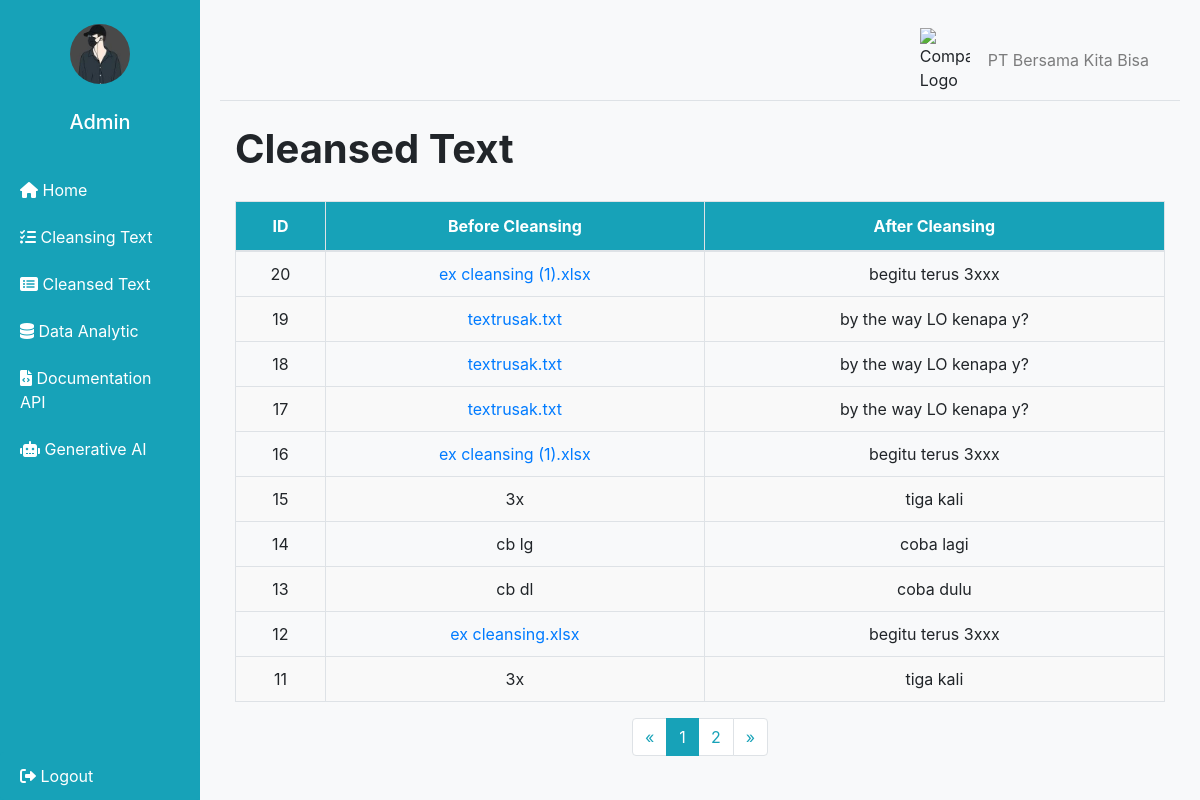
The app's page /normalisasi_list (signed in), older data.
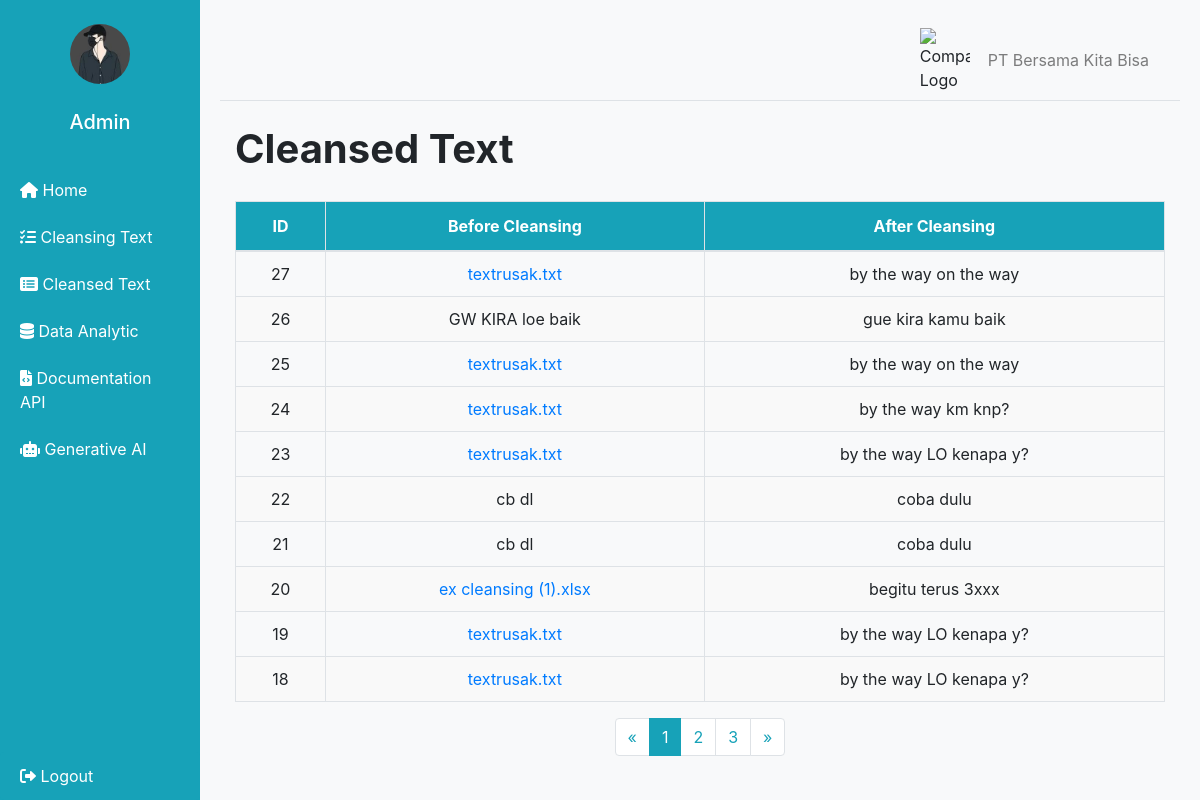
The same page, newer data.
### tables this page shows
CREATE TABLE normalisasi (
            id INTEGER PRIMARY KEY AUTOINCREMENT,
            input_text TEXT NOT NULL,
            output_text TEXT NOT NULL
        );

### app.py (the view)
@app.route('/normalisasi_list')
def normalisasi_list():
    if 'username' not in session:
        return redirect(url_for('login'))
    try:
        page, per_page, offset = get_page_args(page_parameter='page', per_page_parameter='per_page')
        conn = sqlite3.connect('normalisasi.db')
        c = conn.cursor()
        c.execute('SELECT * FROM normalisasi ORDER BY id DESC LIMIT ? OFFSET ?', (per_page, offset))
        rows = c.fetchall()
        c.execute('SELECT COUNT(*) FROM normalisasi')
        total = c.fetchone()[0]
        conn.close()
        result = []
        for row in rows:
            is_file = row[1].endswith('.txt') or row[1].endswith('.xls') or row[1].endswith('.xlsx')
            result.append({'id': row[0], 'input_text': row[1], 'output_text': row[2], 'is_file': is_file})
        pagination = Pagination(page=page, per_page=per_page, total=total, css_framework='bootstrap4')
        return render_template('normalisasi_list.html',
                               normalisasi_list=result,
                               page=page,
                               per_page=per_page,
                               pagination=pagination)
    except Exception as e:
        print(e)
        return str(e), 500

### app.py (called while the page is built)
@app.before_request
def before_request():
    if 'username' not in session and request.endpoint not in ['login', 'static']:
        return redirect(url_for('login'))

### templates/normalisasi_list.html (shortened to what this page needs)
<!DOCTYPE html>
<html lang="en">
<head>
    <link rel="stylesheet" href="https://maxcdn.bootstrapcdn.com/bootstrap/4.0.0/css/bootstrap.min.css">
    <link href="{{ url_for('static', filename='css/dashboard.css') }}" rel="stylesheet">
    <link rel="stylesheet" href="https://cdnjs.cloudflare.com/ajax/libs/font-awesome/6.0.0-beta3/css/all.min.css">
</head>
<body>
    <div class="d-flex" id="wrapper">
        <div id="sidebar-wrapper">
            <div class="sidebar-heading text-white py-4">
                <img src="{{ url_for('static', filename='img/profile.jpg') }}" alt="Profile Image" class="profile-image">
                <h5 class="mt-3">Admin</h5>
            </div>
            <div class="list-group list-group-flush">
                <a href="/" class="list-group-item list-group-item-action text-white"><i class="fas fa-home"></i> Home</a>
                <a href="/process_normalisasi" data-toggle="modal" data-target="#normalisasiModal" class="list-group-item list-group-item-action text-white"><i class="fas fa-tasks"></i> Cleansing Text</a>
                <a href="/normalisasi_list" class="list-group-item list-group-item-action text-white"><i class="fas fa-list-alt"></i> Cleansed Text</a>
                <a href="/saved_charts" class="list-group-item list-group-item-action text-white"><i class="fas fa-database"></i> Data Analytic</a>
                <a href="/documentation_api" class="list-group-item list-group-item-action text-white"><i class="fas fa-file-code"></i> Documentation API</a>
                <a href="/chat" class="list-group-item list-group-item-action text-white"><i class="fas fa-robot"></i> Generative AI</a>
            </div>
            <div>
                <a href="#" data-toggle="modal" data-target="#logoutModal" class="list-group-item list-group-item-action text-white"><i class="fas fa-sign-out-alt"></i> Logout</a>
            </div>
        </div>
        <div id="page-content-wrapper" class="container-fluid">
            <nav class="navbar navbar-expand-lg navbar-light bg-light border-bottom">
                <div class="container-fluid">
                    <div class="d-flex align-items-center w-100" style="justify-content: flex-end;">
                        <img src="{{ url_for('static', filename='img/company_logo.png') }}" alt="Company Logo" class="company-logo">
                        <span class="navbar-text ml-2">
                            PT Bersama Kita Bisa
                        </span>
                    </div>
                </div>
            </nav>
            <div class="container-fluid">
                <h1 class="mt-4">Cleansed Text</h1>
                <div class="table-responsive">
                    <table class="table table-bordered table-hover">
                        <thead>
                            <tr>
                                <th>ID</th>
                                <th>Before Cleansing</th>
                                <th>After Cleansing</th>
                            </tr>
                        </thead>
                        <tbody>
                            {% for item in normalisasi_list %}
                            <tr>
                                <td>{{ item.id }}</td>
                                <td>
                                    {% if item.is_file %}
                                    <a href="{{ url_for('download_file', filename=item.input_text) }}">{{ item.input_text }}</a>
                                    {% else %}
                                    {{ item.input_text }}
                                    {% endif %}
                                </td>
                                <td>{{ item.output_text }}</td>
                            </tr>
                            {% endfor %}
                        </tbody>
                    </table>
                </div>
                <div class="d-flex justify-content-center">
                    {{ pagination.links }}
                </div>
            </div>
        </div>
    </div>
</body>
</html>

Row changes from the older to the newer data that the page shows:
no longer on this page (row unchanged): normalisasi: id "17", input_text "textrusak.txt", output_text "by the way LO kenapa y?"
no longer on this page (row unchanged): normalisasi: id "16", input_text "ex cleansing (1).xlsx", output_text "begitu terus 3xxx"
no longer on this page (row unchanged): normalisasi: id "15", input_text "3x", output_text "tiga kali"
no longer on this page (row unchanged): normalisasi: id "14", input_text "cb lg", output_text "coba lagi"
no longer on this page (row unchanged): normalisasi: id "13", input_text "cb dl", output_text "coba dulu"
no longer on this page (row unchanged): normalisasi: id "12", input_text "ex cleansing.xlsx", output_text "begitu terus 3xxx"
no longer on this page (row unchanged): normalisasi: id "11", input_text "3x", output_text "tiga kali"
added normalisasi: id "27", input_text "textrusak.txt", output_text "by the way on the way"
added normalisasi: id "26", input_text "GW KIRA loe baik", output_text "gue kira kamu baik"
added normalisasi: id "25", input_text "textrusak.txt", output_text "by the way on the way"
added normalisasi: id "24", input_text "textrusak.txt", output_text "by the way km knp?"
added normalisasi: id "23", input_text "textrusak.txt", output_text "by the way LO kenapa y?"
added normalisasi: id "22", input_text "cb dl", output_text "coba dulu"
added normalisasi: id "21", input_text "cb dl", output_text "coba dulu"
Text that changed along with them:
{{ pagination.links }}: "« 1 2 »" → "« 1 2 3 »"
